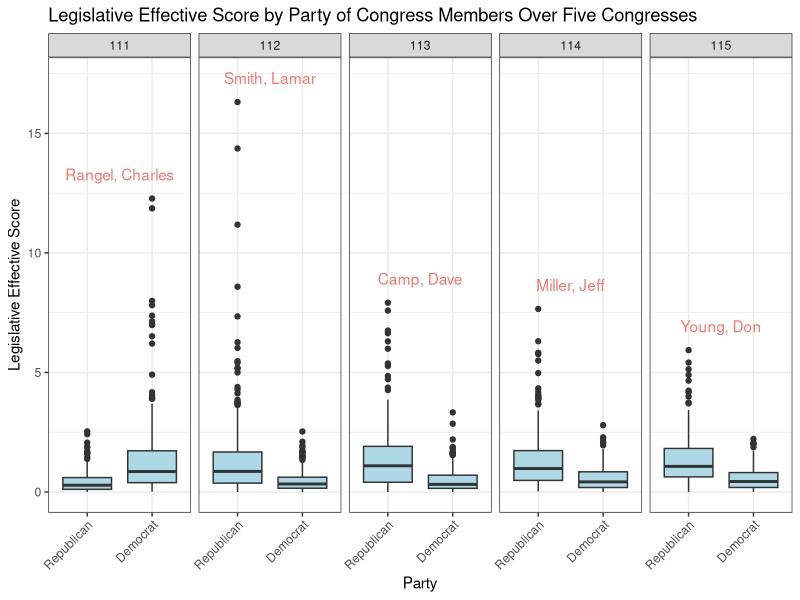
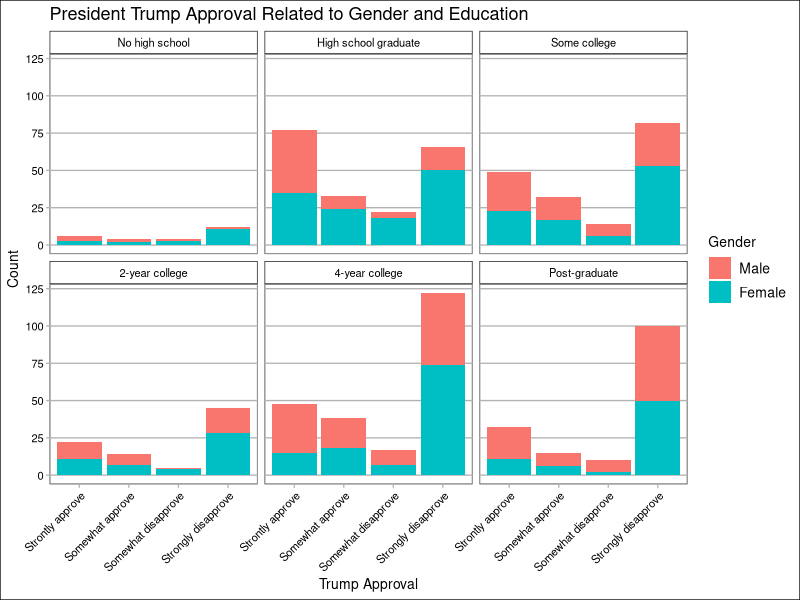
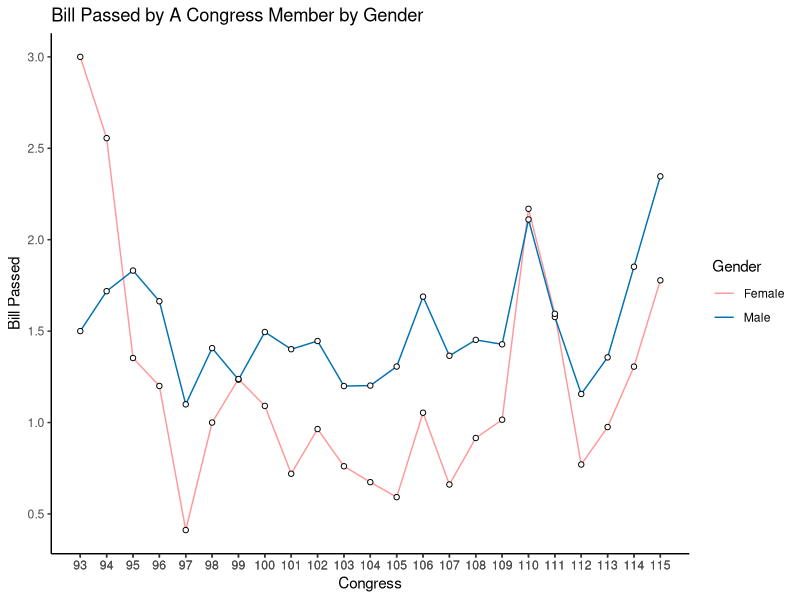
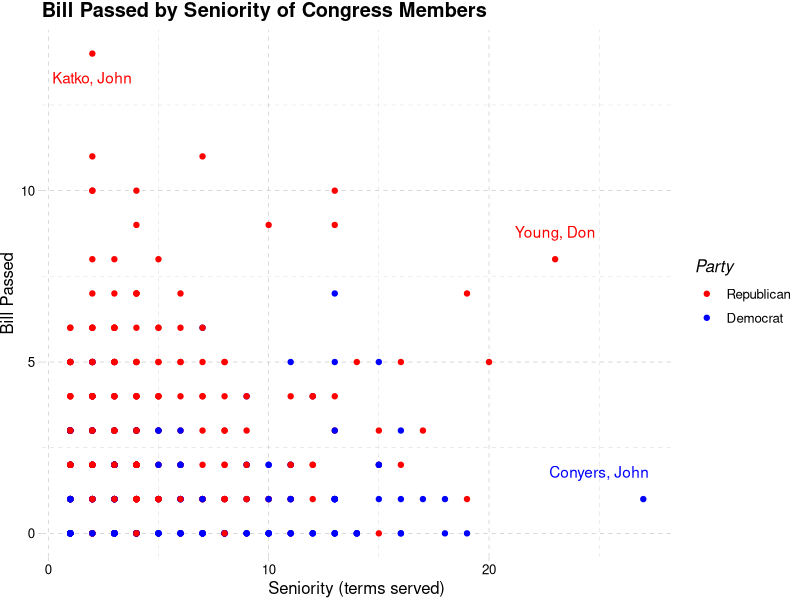

Generate these figures, in order, with R:
## ---- chunk 1
knitr::opts_chunk$set(echo = TRUE)

library(tidyverse, quietly = TRUE)
library(ggplot2)
library(ggthemes, quietly = TRUE)

cces <- drop_na(read.csv("cces_sample_coursera.csv"))
cel <- drop_na(read.csv("cel_volden_wiseman_coursera.csv"))
## ---- chunk 2
c5 = cel[cel$congress %in% c(111, 112, 113, 114, 115), ]
les_max = sapply(unique(cel$congress), function(x) max(cel[cel$congress==x,]$les))
les_max_last5 = tail(sapply(les_max, function(x) cel[cel$les == x, ]$thomas_name), 5)
label_df = data.frame(label = c(les_max_last5), 
                      les = tail(les_max, 5))
label_df$congress = 111:115
ggplot(c5, aes(x = as.factor(dem), y = les)) +  
    geom_boxplot(fill = "lightblue") +
    facet_wrap(~factor(congress), nrow=1) + 
    scale_x_discrete(label = c("0" = "Republican", "1" = "Democrat")) +
    theme_bw() +
    labs(x = "Party", y = "Legislative Effective Score",
         title = "Legislative Effective Score by Party of Congress Members Over Five Congresses") +
    geom_text(data = label_df, 
              mapping = aes(x = 1.5, y = les+1, 
              label = label, color = "#FF9999")) +
    theme(axis.text.x = element_text(angle=45, hjust = 1),
          legend.position = "none")
## ---- chunk 3
ggplot(cces, aes(x = CC18_308a, fill = as.factor(gender))) +
    geom_bar() +
    facet_wrap(~educ, labeller = as_labeller(c("1" =  "No high school", "2" = "High school graduate", 
                                               "3" = "Some college", "4" = "2-year college", 
                                               "5" = "4-year college", "6" = "Post-graduate"))) +
    labs(x = "Trump Approval", y = "Count", 
         title = "President Trump Approval Related to Gender and Education") +
    theme_calc() +
    scale_x_discrete(limits = c("1"="Strontly approve", "2"="Somewhat approve", 
                                "3"="Somewhat disapprove", "4"="Strongly disapprove"),) +
    scale_fill_discrete(name = "Gender", 
                        labels = c("1" = "Male", "2" = "Female")) +
    theme(axis.text.x = element_text(angle=45, hjust = 1))
    
## ---- chunk 4
pass_gender = aggregate(cel$all_pass, list(cel$congress, cel$female), sum)
colnames(pass_gender) = c("Congress", "Gender", "Bill_Passed")
pass_gender$Gender = ifelse(pass_gender$Gender==0, "Male", "Female")
mem_count = aggregate(as.character(cel$female), list(cel$congress, cel$female), length)
pass_gender$mem_count = mem_count$x
pass_gender$Pass_scaled = pass_gender$Bill_Passed/pass_gender$mem_count

ggplot(pass_gender, aes(x = Congress, y = Pass_scaled, group = c(Gender))) +
    geom_line(aes(color = Gender)) + 
    geom_point(shape = 21, fill = "white") + 
    labs(y = "Bill Passed",
         title = "Bill Passed by A Congress Member by Gender") +
    theme_classic() +
    scale_color_manual(values = c("#FF9999", "#0072B2")) +
    scale_x_continuous(labels = as.character(pass_gender$Congress), breaks = pass_gender$Congress) + 
    scale_y_continuous(breaks = seq(0, 3, 0.5))
## ---- chunk 5
cel115 = cel[cel$congress==115,]
longest_repub = cel115[cel115$dem==0 & cel115$seniority > 20,]$thomas_name
short_high_repub = cel115[cel115$dem==0 & cel115$all_pass > 13,]$thomas_name
longest_dem = cel115[cel115$dem==1 & cel115$seniority > 20,]$thomas_name

ggplot(cel115, aes(x=seniority, y=all_pass, color = factor(dem))) +
    geom_point() + 
    theme_pander() +
    labs(x = "Seniority (terms served)", y = "Bill Passed",
         title = "Bill Passed by Seniority of Congress Members") +
    scale_color_manual(values = c("red", "blue"),
                       name = "Party", 
                       labels = c("0" = "Republican", "1" = "Democrat")) +
    annotate("text", x = 23, y = 8.8, label = longest_repub, color = "red") +
    annotate("text", x = 2, y = 13.3, label = short_high_repub, color = "red") +
    annotate("text", x = 25, y = 1.8, label = longest_dem, color = "blue")
